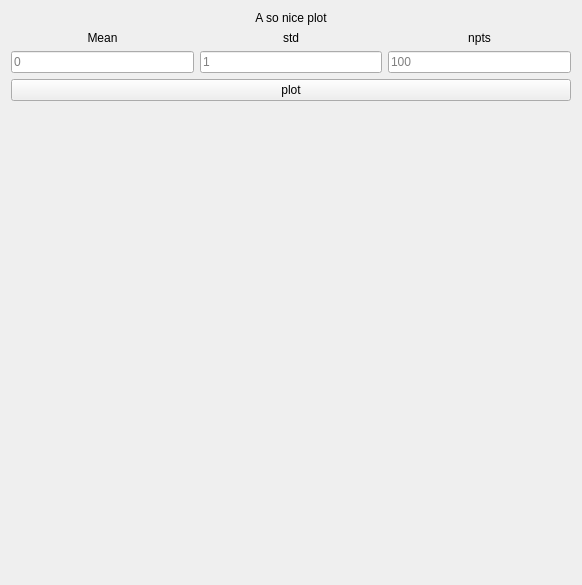
<?xml version="1.0" encoding="UTF-8"?>
<ui version="4.0">
 <class>plot_widget</class>
 <widget class="QWidget" name="plot_widget">
  <property name="geometry">
   <rect>
    <x>0</x>
    <y>0</y>
    <width>582</width>
    <height>585</height>
   </rect>
  </property>
  <property name="windowTitle">
   <string>Form</string>
  </property>
  <layout class="QGridLayout" name="gridLayout">
   <item row="0" column="0">
    <layout class="QVBoxLayout" name="verticalLayout">
     <item>
      <widget class="QLabel" name="title">
       <property name="text">
        <string>A so nice plot</string>
       </property>
       <property name="alignment">
        <set>Qt::AlignCenter</set>
       </property>
      </widget>
     </item>
     <item>
      <layout class="QHBoxLayout" name="horizontalLayout_2">
       <item>
        <widget class="QLabel" name="mean_label">
         <property name="text">
          <string>Mean</string>
         </property>
         <property name="alignment">
          <set>Qt::AlignCenter</set>
         </property>
        </widget>
       </item>
       <item>
        <widget class="QLabel" name="std_label">
         <property name="text">
          <string>std</string>
         </property>
         <property name="alignment">
          <set>Qt::AlignCenter</set>
         </property>
        </widget>
       </item>
       <item>
        <widget class="QLabel" name="npts_label">
         <property name="text">
          <string>npts</string>
         </property>
         <property name="alignment">
          <set>Qt::AlignCenter</set>
         </property>
        </widget>
       </item>
      </layout>
     </item>
     <item>
      <layout class="QHBoxLayout" name="horizontalLayout">
       <item>
        <widget class="QLineEdit" name="mean_input">
         <property name="placeholderText">
          <string>0</string>
         </property>
        </widget>
       </item>
       <item>
        <widget class="QLineEdit" name="std_input">
         <property name="placeholderText">
          <string>1</string>
         </property>
        </widget>
       </item>
       <item>
        <widget class="QLineEdit" name="npts_input">
         <property name="placeholderText">
          <string>100</string>
         </property>
        </widget>
       </item>
      </layout>
     </item>
     <item>
      <widget class="QPushButton" name="plot_btn">
       <property name="text">
        <string>plot</string>
       </property>
      </widget>
     </item>
     <item>
      <spacer name="verticalSpacer">
       <property name="orientation">
        <enum>Qt::Vertical</enum>
       </property>
       <property name="sizeHint" stdset="0">
        <size>
         <width>20</width>
         <height>200</height>
        </size>
       </property>
      </spacer>
     </item>
    </layout>
   </item>
  </layout>
 </widget>
 <resources/>
 <connections/>
</ui>
